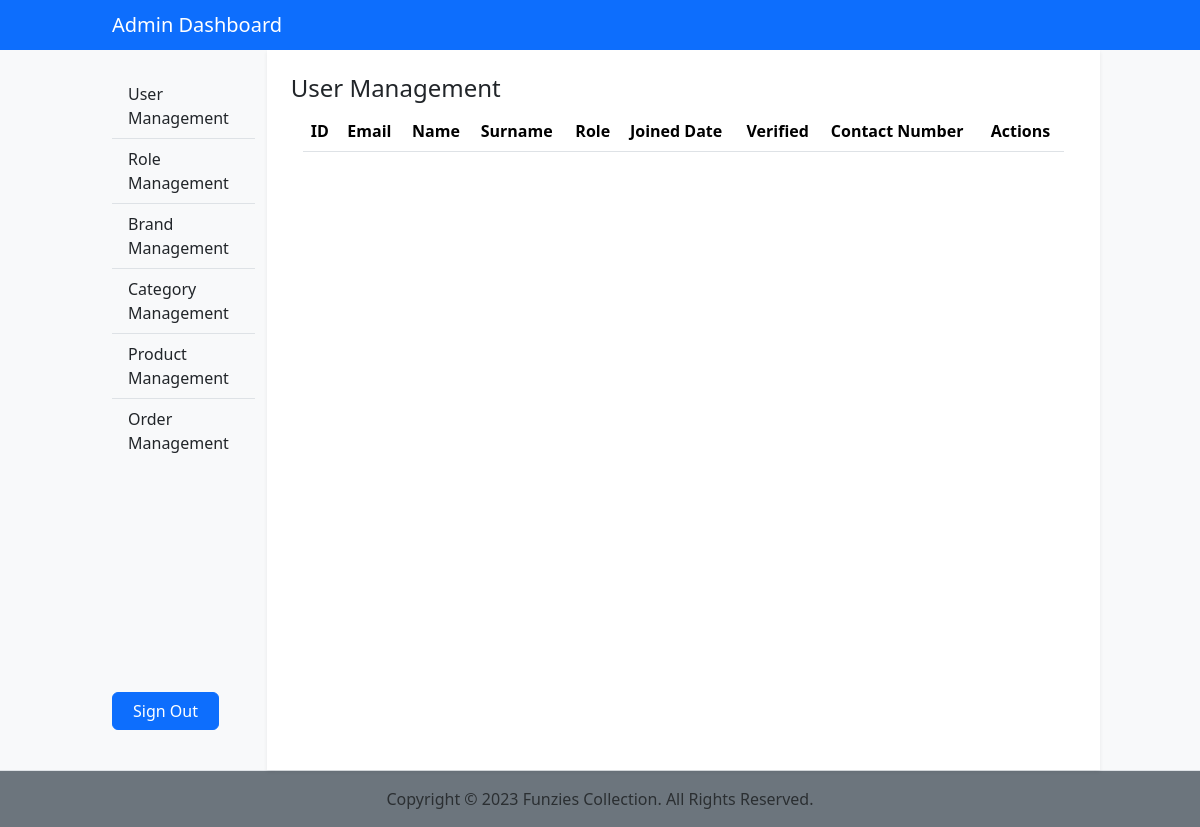
The app's page /admin/user-management.php, older data.
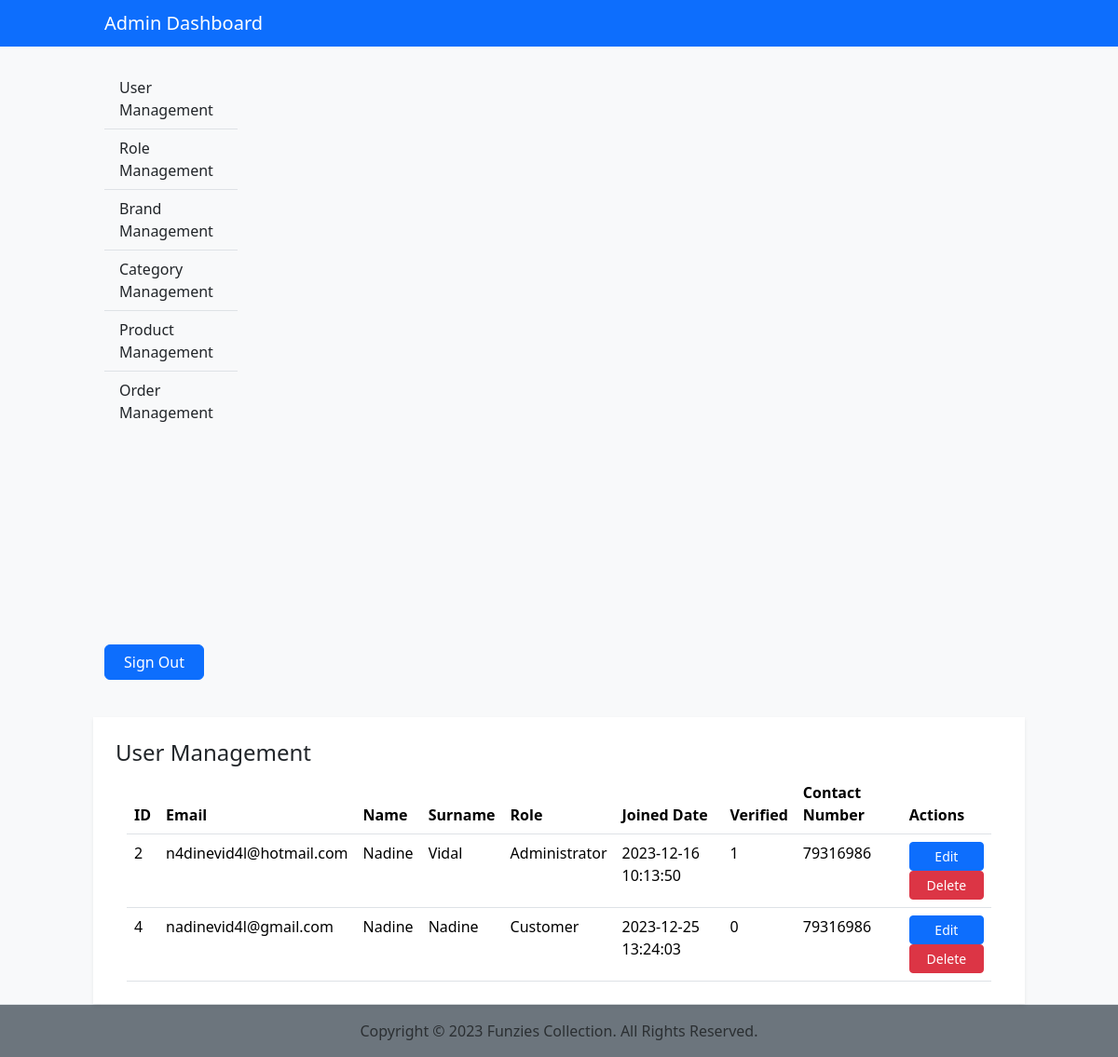
The same page, newer data.
### tables this page shows
CREATE TABLE `user` (
  `ID` int(11) NOT NULL,
  `Email` varchar(200) NOT NULL,
  `Name` varchar(200) NOT NULL,
  `Surname` varchar(200) NOT NULL,
  `Joined` datetime NOT NULL,
  `Verified` tinyint(4) NOT NULL,
  `Password` varchar(200) NOT NULL,
  `ContactNumber` varchar(100) NOT NULL,
  `Role` int(11) NOT NULL,
  `Deleted` tinyint(1) NOT NULL
);

CREATE TABLE `role` (
  `ID` int(11) NOT NULL,
  `Name` varchar(50) NOT NULL,
  `Details` varchar(1000) NOT NULL,
  `Deleted` tinyint(1) NOT NULL
);

### dbfunctions.php (called while the page is built, shortened)
<?php
function GetUsers($con)
{
    $sql = "SELECT u.*, r.Name as 'roleName' FROM user u JOIN role r on u.Role = r.ID WHERE u.Deleted = '0';";
    $stmt = mysqli_stmt_init($con);
    if(!mysqli_stmt_prepare($stmt, $sql)) {
        echo "Could not load Users";
        exit();
    }
    mysqli_stmt_execute($stmt);
    $result = mysqli_stmt_get_result($stmt);
    return $result;
}
?>

### admin/user-management.php (the view, shortened to what this page needs)
<?php require '../functions.php';
require '../dbfunctions.php';
$users = GetUsers($con);
?>
<?php
require_once 'include/header.php';
require_once 'include/navbar.php';
?>
<div class="container-fluid col-10">
    <div class="row justify-content-between">
        <?php require_once 'include/sidebar.php';  ?>
        <div class="col py-2 shadow-sm bg-white">
            <div class="container mt-3">
                <h4>User Management</h4>
                <div class="container">
                    <table class="table">
                        <thead class="thead-dark">
                            <tr>
                                <th>ID</th>
                                <th>Email</th>
                                <th>Name</th>
                                <th>Surname</th>
                                <th>Role</th>
                                <th>Joined Date</th>
                                <th>Verified</th>
                                <th>Contact Number</th>
                                <th>Actions</th>
                            </tr>
                        </thead>
                        <tbody>
                            <?php foreach($users as $user):
                                ?>
                            <tr>
                                <td><?php echo $user["ID"]; ?></td>
                                <td><?php echo $user["Email"]; ?></td>
                                <td><?php echo $user["Name"]; ?></td>
                                <td><?php echo $user["Surname"]; ?></td>
                                <td><?php echo $user["roleName"]; ?></td>
                                <td><?php echo $user["Joined"]; ?></td>
                                <td><?php echo $user["Verified"]; ?></td>
                                <td><?php echo $user["ContactNumber"]; ?></td>
                                <td>
                                    <form method="POST">
                                        <button type="button" class="btn btn-primary btn-sm w-100"
                                            data-bs-toggle="modal" data-bs-target="#userModal" onclick='setModalUserFields
                            ("<?php echo $user["ID"]; ?>",
                            "<?php echo $user["Name"]; ?>",
                            "<?php echo $user["Surname"]; ?>",
                            "<?php echo $user["Email"]; ?>",
                            "<?php echo $user["ContactNumber"]; ?>",
                            "<?php echo $user["Role"]; ?>")'>Edit</button>
                                        <button type="submit" class="btn btn-danger btn-sm w-100">Delete</button>
                                    </form>
                                </td>
                            </tr>
                            <?php endforeach ?>
                        </tbody>
                    </table>
                </div>
            </div>
        </div>
    </div>
</div>
<?php require_once 'include/footer.php';  ?>

Row changes from the older to the newer data that the page shows:
added user: ID "2", Email "n4dinevid4l@hotmail.com", Name "Nadine", Surname "Vidal", Role.Name "Administrator", Joined "2023-12-16 10:13:50", Verified "1", ContactNumber "79316986"
added user: ID "4", Email "nadinevid4l@gmail.com", Name "Nadine", Surname "Nadine", Role.Name "Customer", Joined "2023-12-25 13:24:03", Verified "0", ContactNumber "79316986"
